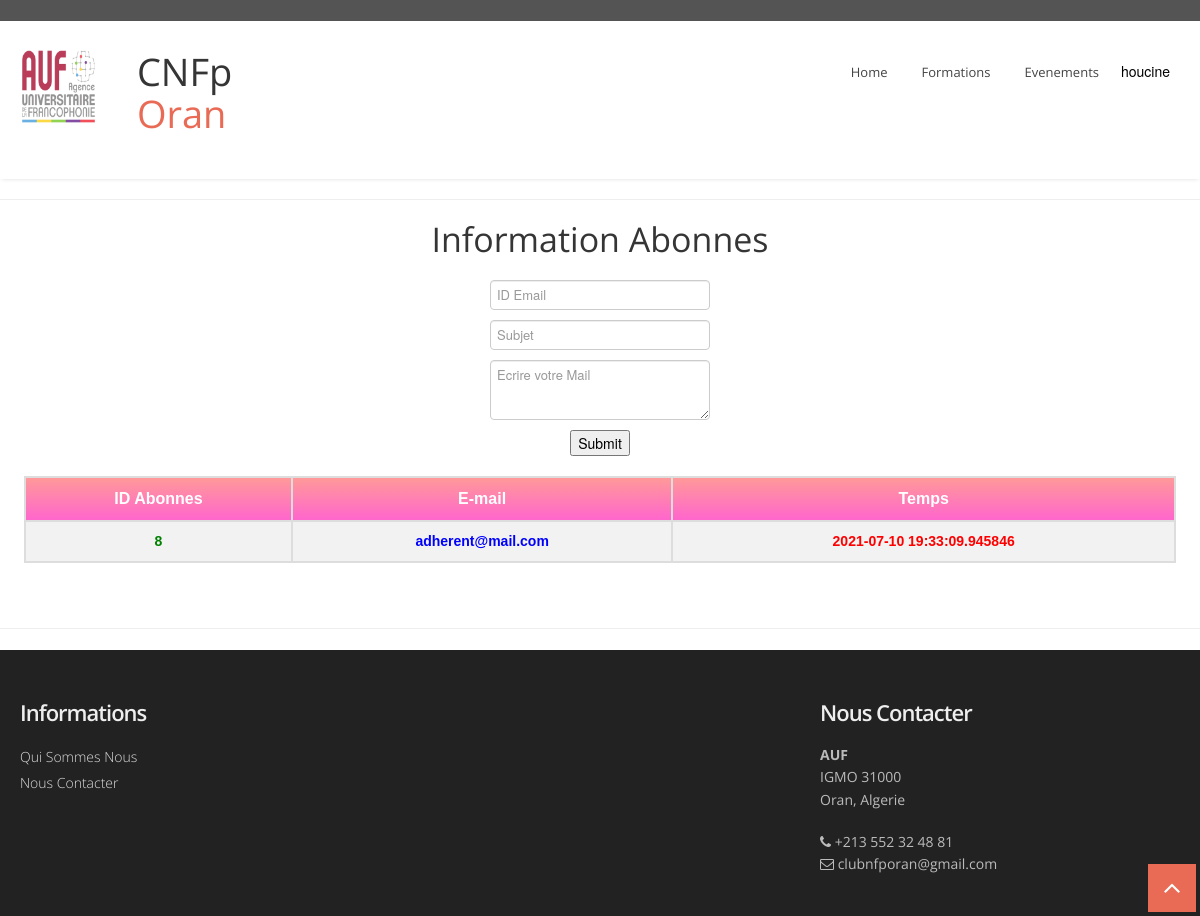
The page /AUF/subscriber_admin.php (signed in) on the database its author committed.
### tables this page shows
CREATE TABLE `client_signup` (
  `signup_id` int(120) NOT NULL,
  `firstname` varchar(120) NOT NULL,
  `lastname` varchar(120) NOT NULL,
  `username` varchar(120) NOT NULL,
  `phone` int(120) NOT NULL,
  `email` varchar(120) NOT NULL,
  `password` varchar(120) NOT NULL,
  `reg_time` datetime NOT NULL DEFAULT current_timestamp(),
  `address` varchar(120) NOT NULL,
  `pass_re_code` varchar(120) DEFAULT NULL,
  `id_content` int(120) NOT NULL,
  `state` varchar(120) NOT NULL
);

CREATE TABLE `subscribe` (
  `sub_id` int(5) NOT NULL,
  `subscribe_email` varchar(25) NOT NULL,
  `sub_time` datetime(6) DEFAULT current_timestamp(6)
);

### AUF/subscriber_admin.php (the view, shortened to what this page needs)
<!DOCTYPE html>
<html lang="en">
<head>
</head>
<body>
  <?php
   include 'menu.php' ;
  ?>
   <hr/>
   <h2 align="center"> Information Abonnes</h2>
   <form method="post" action="subscriber_admin.php" align="center">
      <input type="text" name="email_id" placeholder="ID Email " ><br />
       <input type="text" name="email_subject" placeholder="Subjet" ><br />
        <textarea name="reply_mail" placeholder="Ecrire votre Mail" style="height:50px"></textarea> <br />
          <input type="submit" name="submit" value="Submit">
  </form>
   <table id="my_post">
    <tr>
      <th>ID Abonnes</th>
      <th>E-mail </th>
      <th>Temps </th>
    </tr>
    <?php
       $conn = mysqli_connect("localhost","root","","AUF");
        $query = "SELECT * FROM subscribe ORDER BY sub_id ASC ";
        $r = $conn->query($query);
        while($row = $r->fetch_array()) :
         if(isset($_SESSION['user_name']))
        {
            echo "
                  <tr>
                   <td style='color: green'><b>".$row['sub_id']."</b></td>
                   <td style='color: blue'><b>".$row['subscribe_email']."</b></td>
                   <td style='color: red'><b>".$row['sub_time']."</b></td>
                 </tr> " ;
         }
         else "ERROR OCCURED" ;
  ?>
<?php endwhile; ?>
</table>
  <br />
<br />
<hr/>
      <?php include 'footer.php'?>
  </body>

### AUF/menu.php (shortened to what this page needs)
 <head>
  <link href="css/bootstrap.css" rel="stylesheet" />
  <link href="css/bootstrap-responsive.css" rel="stylesheet" />
  <link href="css/flexslider.css" rel="stylesheet" />
  <link href="css/prettyPhoto.css" rel="stylesheet" />
  <link href="css/camera.css" rel="stylesheet" />
  <link href="css/jquery.bxslider.css" rel="stylesheet" />
  <link href="css/style.css" rel="stylesheet" />
  <link href="css/menubar.css" rel="stylesheet" />
  <link href="color/default.css" rel="stylesheet" />
</head>
<body>
<div id="wrapper">
  <header>
    <div class="top">
      <div class="container">
        <div class="row">
          <div class="span6">
          </div>
     <div class="span6">
      </div>
        </div>
      </div>
    </div>
    <div class="container">
      <div class="row nomargin">
        <div class="span3">
           <div class="logo-image" id="logo">
              <a href="index.php"><img src="img/logo/logo.png" class="img-fluid" /></a>
            </div>
 <h1 class="animated fadeInDown" size="30px">&nbsp;&nbsp;&nbsp;&nbsp;CNFp<span class="colored"> &nbsp;&nbsp;&nbsp;&nbsp;Oran</span></h1>
        </div>
        <div class="span9">
          <div class="navbar navbar-static-top">
            <div class="navigation">
              <nav>
                <ul class="nav topnav">
                 <li><a class ="btn btn-large btn-primary" href="index.php">Home</a></li>
                 <li><a class ="btn btn-large btn-primary" href="formation.php">Formations</a></li>
                 <li><a class ="btn btn-large btn-primary" href="event.php">Evenements</a></li>
             <?php
                  if(isset($_SESSION['user_name']))
                 {
             ?>
           <div class="dropdown">
             <button class="dropbtn">
    <?php
      $use = $_SESSION['user_name'];
      $conn = mysqli_connect("localhost","root","","AUF");
      $sql = "SELECT * FROM client_signup WHERE username='$use'";
       if($result = mysqli_query($conn,$sql))
      {
           while ($row = $result->fetch_assoc())
          {
                $firstname = $row["firstname"];
                echo '<tr>
                        <td>'.$firstname.'</td>
                      </tr>';
                echo"
                    </button>
                    <div class='dropdown-content'>
                    <a href='c_profile.php'>My Profile</a>
                    <hr><a href='c_logout.php' class='w3-bar-item w3-button w-3-padding-10px'>Logout</a></hr>
                    </div> " ;
               }
         }
    ?>
 <?php
 }
?>
                </ul>
              </nav>
            </div>
          </div>
        </div>
      </div>
    </div>
  </header>
</body>

### AUF/css/style.css (style rules this page uses)
body { font-family: 'Open Sans', sans-serif; font-size: 14px; font-weight: 400; line-height: 1.6em; color: #656565; }
a { color: #4b5056; }
.bold { font-weight: 900; }
#logo { font-size: 20px; font-weight: bold; font-family: sans-serif; font-stretch: semi-condensed; text-shadow: 3px darkblue; }
.container { padding: 0 20px 0 20px; position: relative; }
#wrapper { width: 100%; margin: 0; padding: 0; }
.row { margin-bottom: 30px; }
.row.nomargin { margin-bottom: 0; }
header { background: #fff; margin: 0; padding: 0 0 20px; position: relative; z-index: 2000; -webkit-box-shadow: 0 2px 4px -2px #ddd; -moz-box-shadow: 0 2px 4px -2px #ddd; box-shadow: 0 2px 4px -2px #ddd; }
header .top { padding: 10px 0 10px; margin: 0 0 30px; background: #545454; }
header .top .row { margin-bottom: 0; }
header .navigation { float: right; }
header ul.nav li { border: none; margin: 0; }
header ul.nav li a { border: none; font-weight: 400; }
.navbar .nav>li>a { font-size: 13px; color: #444; text-shadow: none; }

### AUF/color/default.css (style rules this page uses)
h1 span.colored, h2 span.colored,h3 span.colored,h4 span.colored,h5 span.colored,h6 span.colored { color:#e96b56; }

### AUF/css/overwrite.css (style rules this page uses)
h1, h2, h3, h4, h5, h6 { font-family:'Open Sans', sans-serif; color:#353535; font-weight:400; line-height:1.1em; margin-top:0; }
h1 { font-size:38px; margin-bottom:24px; }
h2 { font-size:34px; margin-bottom:22px; }
select, textarea, input[type="text"], input[type="password"], input[type="datetime"], input[type="datetime-local"], input[type="date"], input[type="month"], input[type="time"], input[type="week"], input[type="number"], input[type="email"], input[type="url"], input[type="search"], input[type="tel"], input[type="color"], .uneditable-input { font-size: 13px; }
ul, ol { padding: 0; margin: 0 0 10px 25px; }
li { line-height: 1.6em; }
.btn { font-size: 14px; font-weight:600; text-shadow: none; background-image:none; border-color: none; border-bottom-color: none; -webkit-box-shadow: none; -moz-box-shadow: none; box-shadow: none; }
.btn { outline:0; -webkit-border-radius: 2px; -moz-border-radius: 2px; border-radius: 2px; }
a.btn,.btn:focus { outline:0; }
.btn-large { font-size: 22px; padding: 18px 30px; font-weight:700; -webkit-border-radius: 6px; -moz-border-radius: 6px; border-radius: 6px; }
.btn-primary { outline:0; background: #36739D; border-color:#36739D; }
.navbar .nav { border-right:none; border-left:none; }
.navbar .nav > li > a { float: none; font-size:13px; margin-left:10px; margin-right:0; text-decoration: none; text-shadow: none; border-right:none; border-left:none; color: #fff; border:2px solid transparent; padding:4px 10px 4px 10px; background-image: none; background: none; }

### AUF/subscriber_admin.php (style rules this page uses)
#my_post { font-family: "Trebuchet MS", Arial, Helvetica, sans-serif ; border-collapse: collapse ; width: 96%; margin-left:auto ; margin-right:auto; }
#my_post td, #my_post th { border: 2px solid #ddd ; padding: 8px; font-size : 14px; text-align: center; }
#my_post tr:nth-child(even) { background-color: #f2f2f2; }
#my_post th { padding-top: 10px; padding-bottom: 10px; text-align: center; font-size : 16px; background: linear-gradient(to bottom, #ff9999 0%, #ff66cc 100%); color: white; }

### AUF/menu.php (style rules this page uses)
.logo-image { width: 110px; height: 110px; overflow: hidden; margin-top: -4px; opacity: 0.8; }
.span3 { display: flex; align-items: center; }
.dropbtn { background-color: white; color: black; padding: 10px; font-size: 14px; border: none; }
.dropdown { position: relative; display: inline-block; }

### rows shown on the page
client_signup: firstname "houcine"
subscribe: sub_id "8", subscribe_email "adherent@mail.com", sub_time "2021-07-10 19:33:09.945846"
